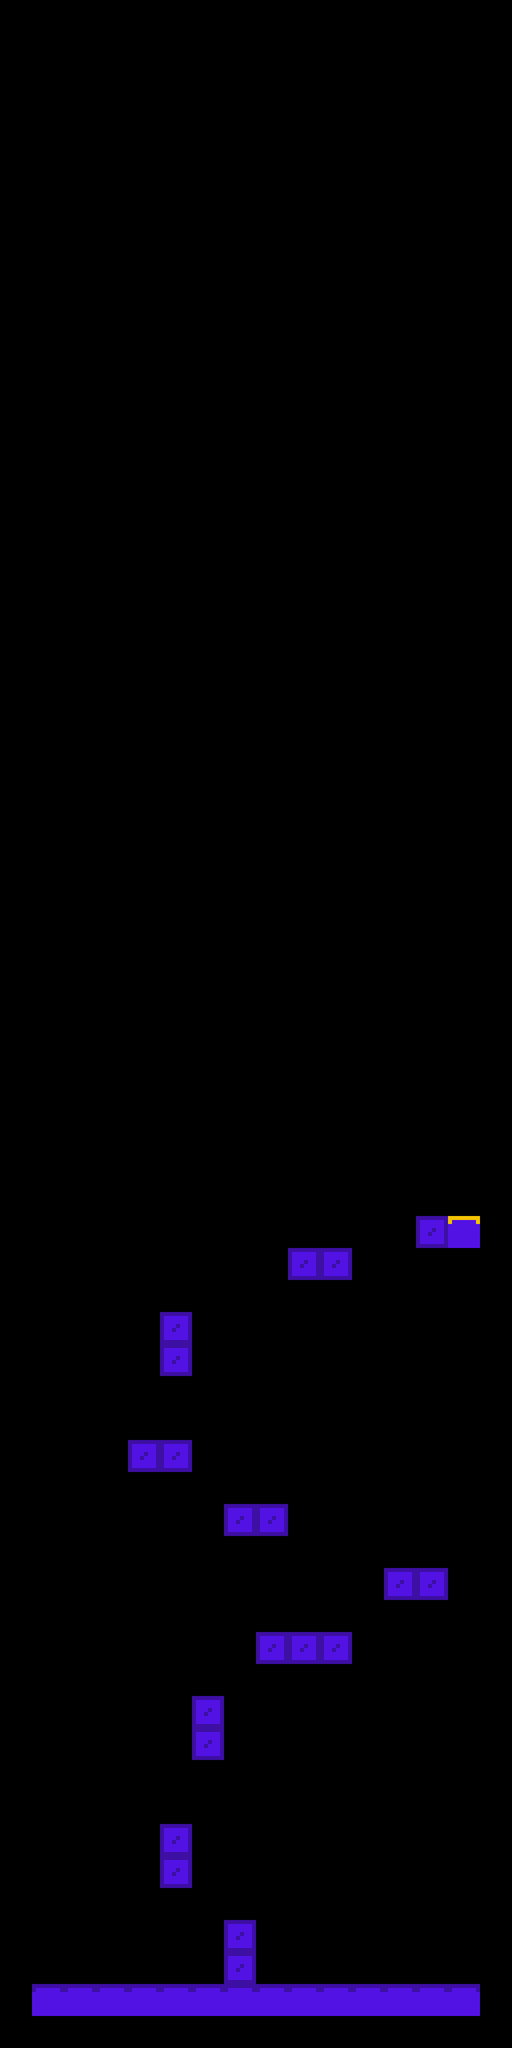

A level layout from a 2D game, rendered from its tile map. Below: a short description, then the map file with its tile-grid data intact:
An orthogonal 16x64 tile map with 64x64 px tiles, 2 tile layers (platforms, finish).

<map version="1.2" tiledversion="1.3.5" orientation="orthogonal" renderorder="right-down" width="16" height="64" tilewidth="64" tileheight="64" infinite="0" nextlayerid="3" nextobjectid="1">
 <tileset firstgid="1" name="tiles" tilewidth="64" tileheight="64" tilecount="3" columns="0">
  <grid orientation="orthogonal" width="1" height="1" />
  <tile id="0">
   <image width="64" height="64" source="../images/ground/ground_finish.png" />
  </tile>
  <tile id="1">
   <image width="64" height="64" source="../images/ground/ground.png" />
  </tile>
  <tile id="2">
   <image width="64" height="64" source="../images/box/box.png" />
  </tile>
 </tileset>
 <layer id="1" name="platforms" width="16" height="64">
  <data encoding="csv">
0,0,0,0,0,0,0,0,0,0,0,0,0,0,0,0,
0,0,0,0,0,0,0,0,0,0,0,0,0,0,0,0,
0,0,0,0,0,0,0,0,0,0,0,0,0,0,0,0,
0,0,0,0,0,0,0,0,0,0,0,0,0,0,0,0,
0,0,0,0,0,0,0,0,0,0,0,0,0,0,0,0,
0,0,0,0,0,0,0,0,0,0,0,0,0,0,0,0,
0,0,0,0,0,0,0,0,0,0,0,0,0,0,0,0,
0,0,0,0,0,0,0,0,0,0,0,0,0,0,0,0,
0,0,0,0,0,0,0,0,0,0,0,0,0,0,0,0,
0,0,0,0,0,0,0,0,0,0,0,0,0,0,0,0,
0,0,0,0,0,0,0,0,0,0,0,0,0,0,0,0,
0,0,0,0,0,0,0,0,0,0,0,0,0,0,0,0,
0,0,0,0,0,0,0,0,0,0,0,0,0,0,0,0,
0,0,0,0,0,0,0,0,0,0,0,0,0,0,0,0,
0,0,0,0,0,0,0,0,0,0,0,0,0,0,0,0,
0,0,0,0,0,0,0,0,0,0,0,0,0,0,0,0,
0,0,0,0,0,0,0,0,0,0,0,0,0,0,0,0,
0,0,0,0,0,0,0,0,0,0,0,0,0,0,0,0,
0,0,0,0,0,0,0,0,0,0,0,0,0,0,0,0,
0,0,0,0,0,0,0,0,0,0,0,0,0,0,0,0,
0,0,0,0,0,0,0,0,0,0,0,0,0,0,0,0,
0,0,0,0,0,0,0,0,0,0,0,0,0,0,0,0,
0,0,0,0,0,0,0,0,0,0,0,0,0,0,0,0,
0,0,0,0,0,0,0,0,0,0,0,0,0,0,0,0,
0,0,0,0,0,0,0,0,0,0,0,0,0,0,0,0,
0,0,0,0,0,0,0,0,0,0,0,0,0,0,0,0,
0,0,0,0,0,0,0,0,0,0,0,0,0,0,0,0,
0,0,0,0,0,0,0,0,0,0,0,0,0,0,0,0,
0,0,0,0,0,0,0,0,0,0,0,0,0,0,0,0,
0,0,0,0,0,0,0,0,0,0,0,0,0,0,0,0,
0,0,0,0,0,0,0,0,0,0,0,0,0,0,0,0,
0,0,0,0,0,0,0,0,0,0,0,0,0,0,0,0,
0,0,0,0,0,0,0,0,0,0,0,0,0,0,0,0,
0,0,0,0,0,0,0,0,0,0,0,0,0,0,0,0,
0,0,0,0,0,0,0,0,0,0,0,0,0,0,0,0,
0,0,0,0,0,0,0,0,0,0,0,0,0,0,0,0,
0,0,0,0,0,0,0,0,0,0,0,0,0,0,0,0,
0,0,0,0,0,0,0,0,0,0,0,0,0,0,0,0,
0,0,0,0,0,0,0,0,0,0,0,0,0,3,0,0,
0,0,0,0,0,0,0,0,0,3,3,0,0,0,0,0,
0,0,0,0,0,0,0,0,0,0,0,0,0,0,0,0,
0,0,0,0,0,3,0,0,0,0,0,0,0,0,0,0,
0,0,0,0,0,3,0,0,0,0,0,0,0,0,0,0,
0,0,0,0,0,0,0,0,0,0,0,0,0,0,0,0,
0,0,0,0,0,0,0,0,0,0,0,0,0,0,0,0,
0,0,0,0,3,3,0,0,0,0,0,0,0,0,0,0,
0,0,0,0,0,0,0,0,0,0,0,0,0,0,0,0,
0,0,0,0,0,0,0,3,3,0,0,0,0,0,0,0,
0,0,0,0,0,0,0,0,0,0,0,0,0,0,0,0,
0,0,0,0,0,0,0,0,0,0,0,0,3,3,0,0,
0,0,0,0,0,0,0,0,0,0,0,0,0,0,0,0,
0,0,0,0,0,0,0,0,3,3,3,0,0,0,0,0,
0,0,0,0,0,0,0,0,0,0,0,0,0,0,0,0,
0,0,0,0,0,0,3,0,0,0,0,0,0,0,0,0,
0,0,0,0,0,0,3,0,0,0,0,0,0,0,0,0,
0,0,0,0,0,0,0,0,0,0,0,0,0,0,0,0,
0,0,0,0,0,0,0,0,0,0,0,0,0,0,0,0,
0,0,0,0,0,3,0,0,0,0,0,0,0,0,0,0,
0,0,0,0,0,3,0,0,0,0,0,0,0,0,0,0,
0,0,0,0,0,0,0,0,0,0,0,0,0,0,0,0,
0,0,0,0,0,0,0,3,0,0,0,0,0,0,0,0,
0,0,0,0,0,0,0,3,0,0,0,0,0,0,0,0,
0,2,2,2,2,2,2,2,2,2,2,2,2,2,2,0,
0,0,0,0,0,0,0,0,0,0,0,0,0,0,0,0
</data>
 </layer>
 <layer id="2" name="finish" width="16" height="64">
  <data encoding="csv">
0,0,0,0,0,0,0,0,0,0,0,0,0,0,0,0,
0,0,0,0,0,0,0,0,0,0,0,0,0,0,0,0,
0,0,0,0,0,0,0,0,0,0,0,0,0,0,0,0,
0,0,0,0,0,0,0,0,0,0,0,0,0,0,0,0,
0,0,0,0,0,0,0,0,0,0,0,0,0,0,0,0,
0,0,0,0,0,0,0,0,0,0,0,0,0,0,0,0,
0,0,0,0,0,0,0,0,0,0,0,0,0,0,0,0,
0,0,0,0,0,0,0,0,0,0,0,0,0,0,0,0,
0,0,0,0,0,0,0,0,0,0,0,0,0,0,0,0,
0,0,0,0,0,0,0,0,0,0,0,0,0,0,0,0,
0,0,0,0,0,0,0,0,0,0,0,0,0,0,0,0,
0,0,0,0,0,0,0,0,0,0,0,0,0,0,0,0,
0,0,0,0,0,0,0,0,0,0,0,0,0,0,0,0,
0,0,0,0,0,0,0,0,0,0,0,0,0,0,0,0,
0,0,0,0,0,0,0,0,0,0,0,0,0,0,0,0,
0,0,0,0,0,0,0,0,0,0,0,0,0,0,0,0,
0,0,0,0,0,0,0,0,0,0,0,0,0,0,0,0,
0,0,0,0,0,0,0,0,0,0,0,0,0,0,0,0,
0,0,0,0,0,0,0,0,0,0,0,0,0,0,0,0,
0,0,0,0,0,0,0,0,0,0,0,0,0,0,0,0,
0,0,0,0,0,0,0,0,0,0,0,0,0,0,0,0,
0,0,0,0,0,0,0,0,0,0,0,0,0,0,0,0,
0,0,0,0,0,0,0,0,0,0,0,0,0,0,0,0,
0,0,0,0,0,0,0,0,0,0,0,0,0,0,0,0,
0,0,0,0,0,0,0,0,0,0,0,0,0,0,0,0,
0,0,0,0,0,0,0,0,0,0,0,0,0,0,0,0,
0,0,0,0,0,0,0,0,0,0,0,0,0,0,0,0,
0,0,0,0,0,0,0,0,0,0,0,0,0,0,0,0,
0,0,0,0,0,0,0,0,0,0,0,0,0,0,0,0,
0,0,0,0,0,0,0,0,0,0,0,0,0,0,0,0,
0,0,0,0,0,0,0,0,0,0,0,0,0,0,0,0,
0,0,0,0,0,0,0,0,0,0,0,0,0,0,0,0,
0,0,0,0,0,0,0,0,0,0,0,0,0,0,0,0,
0,0,0,0,0,0,0,0,0,0,0,0,0,0,0,0,
0,0,0,0,0,0,0,0,0,0,0,0,0,0,0,0,
0,0,0,0,0,0,0,0,0,0,0,0,0,0,0,0,
0,0,0,0,0,0,0,0,0,0,0,0,0,0,0,0,
0,0,0,0,0,0,0,0,0,0,0,0,0,0,0,0,
0,0,0,0,0,0,0,0,0,0,0,0,0,0,1,0,
0,0,0,0,0,0,0,0,0,0,0,0,0,0,0,0,
0,0,0,0,0,0,0,0,0,0,0,0,0,0,0,0,
0,0,0,0,0,0,0,0,0,0,0,0,0,0,0,0,
0,0,0,0,0,0,0,0,0,0,0,0,0,0,0,0,
0,0,0,0,0,0,0,0,0,0,0,0,0,0,0,0,
0,0,0,0,0,0,0,0,0,0,0,0,0,0,0,0,
0,0,0,0,0,0,0,0,0,0,0,0,0,0,0,0,
0,0,0,0,0,0,0,0,0,0,0,0,0,0,0,0,
0,0,0,0,0,0,0,0,0,0,0,0,0,0,0,0,
0,0,0,0,0,0,0,0,0,0,0,0,0,0,0,0,
0,0,0,0,0,0,0,0,0,0,0,0,0,0,0,0,
0,0,0,0,0,0,0,0,0,0,0,0,0,0,0,0,
0,0,0,0,0,0,0,0,0,0,0,0,0,0,0,0,
0,0,0,0,0,0,0,0,0,0,0,0,0,0,0,0,
0,0,0,0,0,0,0,0,0,0,0,0,0,0,0,0,
0,0,0,0,0,0,0,0,0,0,0,0,0,0,0,0,
0,0,0,0,0,0,0,0,0,0,0,0,0,0,0,0,
0,0,0,0,0,0,0,0,0,0,0,0,0,0,0,0,
0,0,0,0,0,0,0,0,0,0,0,0,0,0,0,0,
0,0,0,0,0,0,0,0,0,0,0,0,0,0,0,0,
0,0,0,0,0,0,0,0,0,0,0,0,0,0,0,0,
0,0,0,0,0,0,0,0,0,0,0,0,0,0,0,0,
0,0,0,0,0,0,0,0,0,0,0,0,0,0,0,0,
0,0,0,0,0,0,0,0,0,0,0,0,0,0,0,0,
0,0,0,0,0,0,0,0,0,0,0,0,0,0,0,0
</data>
 </layer>
</map>
